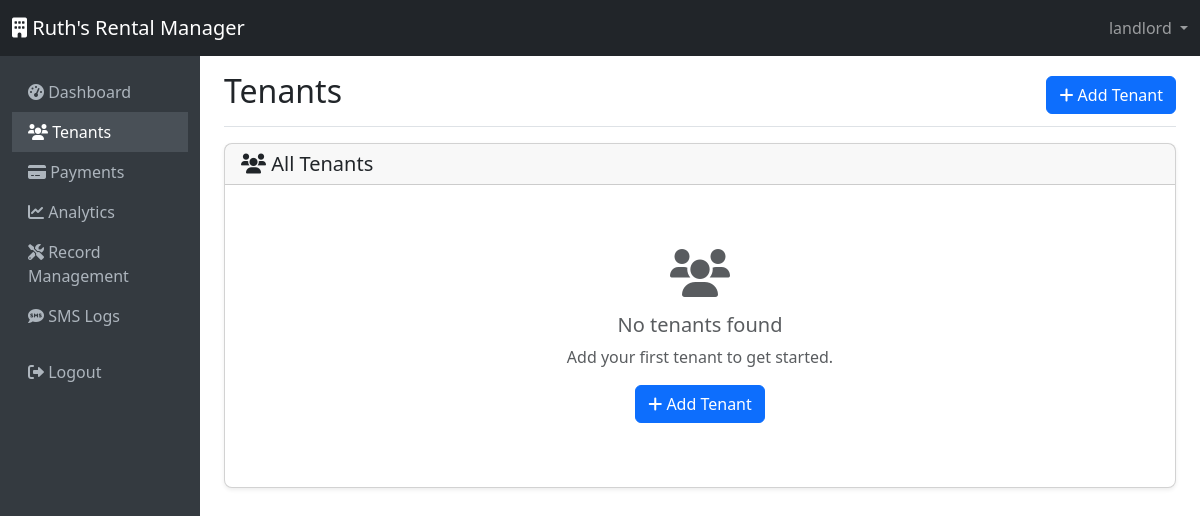
Before: /tenants/ (signed in) with the older database file.
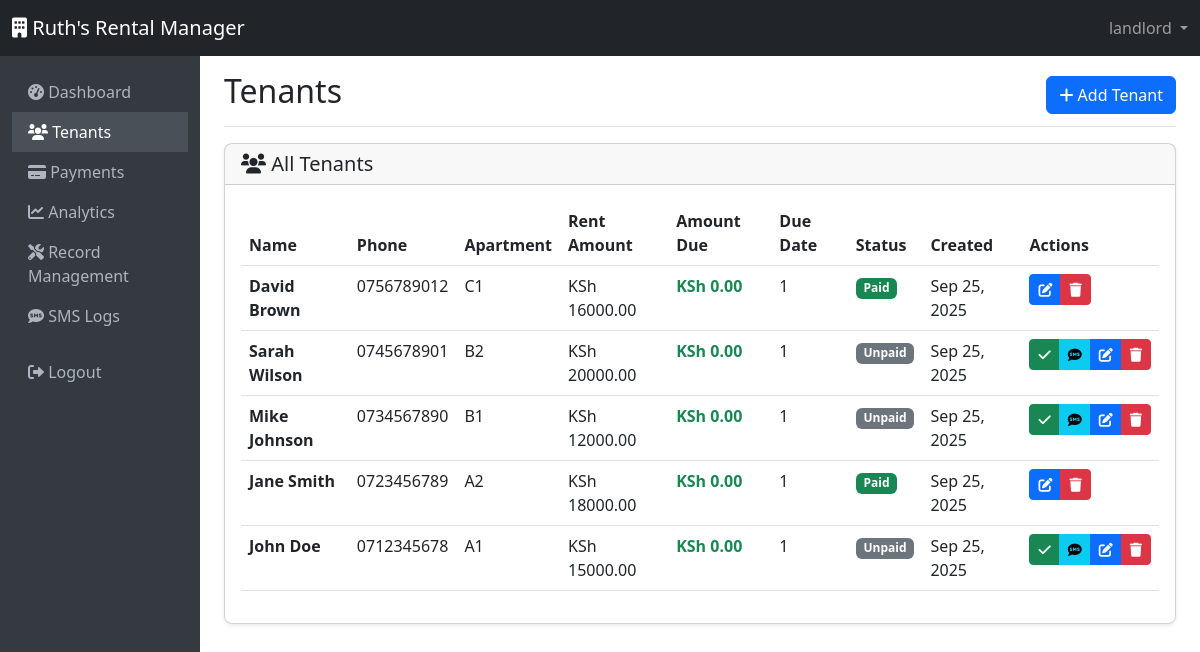
After: the same page with the newer database file.
### rental_app/models.py (models this page shows, shortened)
class Tenant(models.Model):
    id = models.UUIDField(primary_key=True, default=uuid.uuid4, editable=False)
    name = models.CharField(max_length=200)
    phone = models.CharField(max_length=20)  # International format like +2547...
    apartment_number = models.CharField(max_length=50)
    rent_amount = models.DecimalField(max_digits=10, decimal_places=2)
    rent_status = models.CharField(max_length=10, choices=RENT_STATUS_CHOICES, default='Unpaid')
    due_date = models.IntegerField(default=1, help_text="Day of the month when rent is due (1-31)")
    amount_due = models.DecimalField(max_digits=10, decimal_places=2, default=0, help_text="Amount still owed by tenant")
    last_payment_date = models.DateTimeField(null=True, blank=True)
    created_at = models.DateTimeField(auto_now_add=True)
    updated_at = models.DateTimeField(auto_now=True)
    class Meta:
        ordering = ['-created_at']

### rental_app/views.py (the view)
# urls.py: path('tenants/', views.tenant_list, name='tenant_list'),
@login_required
def tenant_list(request):
    tenants = Tenant.objects.all()
    return render(request, 'rental_app/tenant_list.html', {'tenants': tenants})

### templates/rental_app/tenant_list.html (shortened to what the changed rows need)
{% extends 'base.html' %}
{% block page_title %}Tenants{% endblock %}
{% block content %}
    <div class="card">
        <div class="card-body">
            {% if tenants %}
                <div class="table-responsive">
                    <table class="table table-hover">
                        <thead>
                            <tr>
                                <th>Name</th>
                                <th>Phone</th>
                                <th>Apartment</th>
                                <th>Rent Amount</th>
                                <th>Amount Due</th>
                                <th>Due Date</th>
                                <th>Status</th>
                                <th>Created</th>
                                <th>Actions</th>
                            </tr>
                        </thead>
                        <tbody>
                            {% for tenant in tenants %}
                                <tr>
                                    <td>
                                        <strong>{{ tenant.name }}</strong>
                                    </td>
                                    <td>{{ tenant.phone }}</td>
                                    <td>{{ tenant.apartment_number }}</td>
                                    <td>KSh {{ tenant.rent_amount }}</td>
                                    <td>
                                        <strong class="{% if tenant.amount_due > 0 %}text-danger{% else %}text-success{% endif %}">
                                            KSh {{ tenant.amount_due }}
                                        </strong>
                                    </td>
                                    <td>{{ tenant.due_date }}</td>
                                    <td>
                                        {% if tenant.rent_status == 'Paid' %}
                                            <span class="badge bg-success">Paid</span>
                                        {% elif tenant.rent_status == 'Partial' %}
                                            <span class="badge bg-warning">Partial</span>
                                        {% elif tenant.rent_status == 'Overdue' %}
                                            <span class="badge bg-danger">Overdue</span>
                                        {% else %}
                                            <span class="badge bg-secondary">Unpaid</span>
                                        {% endif %}
                                    </td>
                                    <td>{{ tenant.created_at|date:"M d, Y" }}</td>
                                    <td>
                                        <div class="btn-group btn-group-sm" role="group">
                                            {% if tenant.rent_status != 'Paid' %}
                                                <a href="{% url 'mark_rent_paid' tenant.id %}"
                                                   class="btn btn-success btn-sm"
                                                   title="Mark as Paid">
                                                    <i class="fas fa-check"></i>
                                                </a>
                                                <a href="{% url 'send_reminder' tenant.id %}"
                                                   class="btn btn-info btn-sm"
                                                   title="Send SMS Reminder">
                                                    <i class="fas fa-sms"></i>
                                                </a>
                                            {% endif %}
                                            <a href="{% url 'edit_tenant' tenant.id %}"
                                               class="btn btn-primary btn-sm"
                                               title="Edit">
                                                <i class="fas fa-edit"></i>
                                            </a>
                                            <a href="{% url 'delete_tenant' tenant.id %}"
                                               class="btn btn-danger btn-sm"
                                               title="Delete"
                                               onclick="return confirm('Are you sure you want to delete this tenant?')">
                                                <i class="fas fa-trash"></i>
                                            </a>
                                        </div>
                                    </td>
                                </tr>
                            {% endfor %}
                        </tbody>
                    </table>
                </div>
            {% else %}
                <div class="text-center py-5">
                    <i class="fas fa-users fa-3x text-muted mb-3"></i>
                    <h5 class="text-muted">No tenants found</h5>
                    <p class="text-muted">Add your first tenant to get started.</p>
                    <a href="{% url 'add_tenant' %}" class="btn btn-primary">
                        <i class="fas fa-plus"></i> Add Tenant
                    </a>
                </div>
            {% endif %}
        </div>
    </div>
{% endblock %}

Changed rows visible on the page:
added Tenant: name "David Brown", phone "0756789012", apartment_number "C1", rent_amount "16000.00", amount_due "0.00", due_date "1", rent_status "Paid", created_at "Sep 25, 2025"
added Tenant: name "Sarah Wilson", phone "0745678901", apartment_number "B2", rent_amount "20000.00", amount_due "0.00", due_date "1", rent_status "Unpaid", created_at "Sep 25, 2025"
added Tenant: name "Mike Johnson", phone "0734567890", apartment_number "B1", rent_amount "12000.00", amount_due "0.00", due_date "1", rent_status "Unpaid", created_at "Sep 25, 2025"
added Tenant: name "Jane Smith", phone "0723456789", apartment_number "A2", rent_amount "18000.00", amount_due "0.00", due_date "1", rent_status "Paid", created_at "Sep 25, 2025"
added Tenant: name "John Doe", phone "0712345678", apartment_number "A1", rent_amount "15000.00", amount_due "0.00", due_date "1", rent_status "Unpaid", created_at "Sep 25, 2025"
Other visible differences:
text no longer shown: "No tenants found Add your first tenant to get started. Add Tenant"
text now shown: "Name Phone Apartment Rent Amount Amount Due Due Date Status Created Actions"
